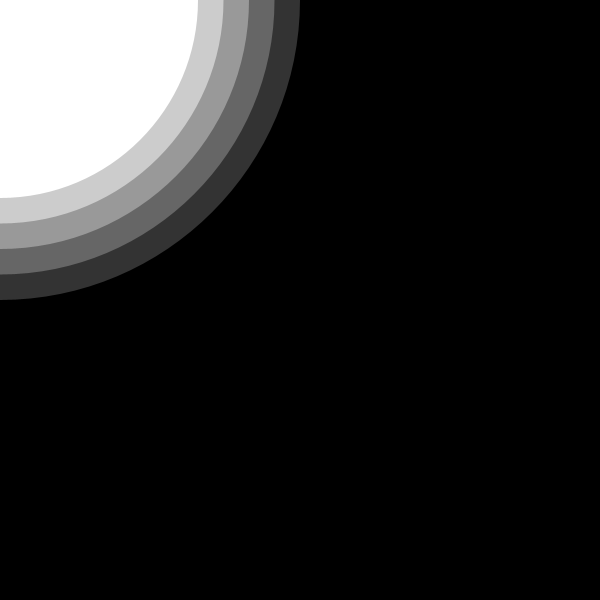
Frame 1 (no input)
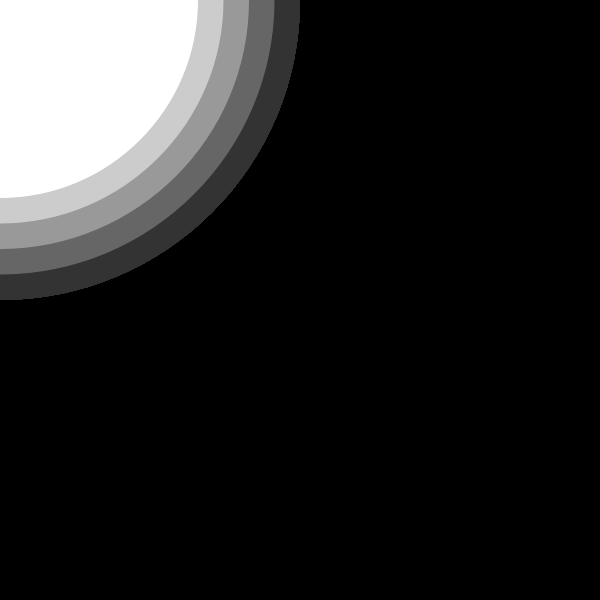
Frame 60 (the mouse pressed at the canvas centre just before this capture)
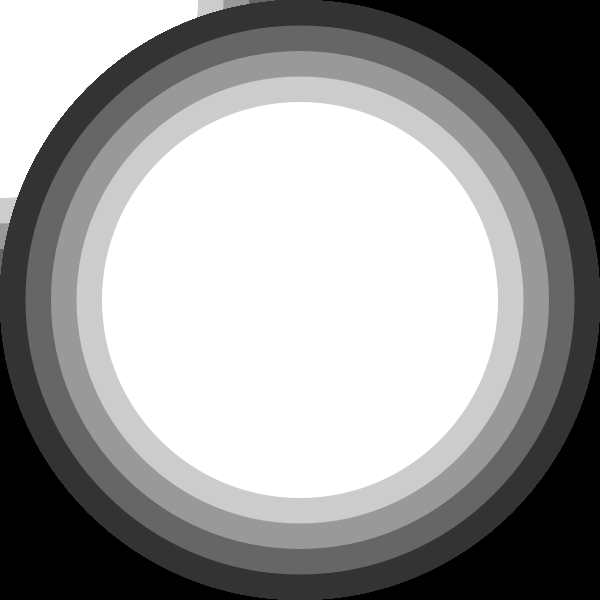
Frame 120 (the mouse held since frame 60 and released just before this capture)

The Processing sketch that drew these frames (run headless with seeded random() and noise(); from frame 60 on, the mouse is pressed at the canvas centre):

// Processing sketch: processing_29483
// ── processing_29483.pde

int xpos;
int ypos;
int interval;
int gradientWidth, gradientHeight;
float S;
float Y;
float O;
// medida
void setup() {
size(600,600);
background(0);
smooth();
 }
 
 void draw () {
   
      S = random (255);
      Y = random (255);
      O = random (255);
// define variable values
interval = 255/5;
// radial width/height
gradientWidth = gradientHeight = width;
//radial center pt
xpos = mouseX;
ypos = mouseY;
noStroke();
//create ellipses
fill(interval);
ellipse(xpos, ypos, gradientWidth, gradientHeight);
fill(interval*2);
ellipse(xpos, ypos, gradientWidth-interval, gradientHeight-interval);
fill(interval*3);
ellipse(xpos, ypos, gradientWidth-interval*2,gradientHeight-interval*2);
fill(interval*4);
ellipse(xpos, ypos, gradientWidth-interval*3,gradientHeight-interval*3);
fill(interval*5);
ellipse(xpos, ypos, gradientWidth-interval*4,gradientHeight-interval*4);
 }


void mousePressed(){

  background(S,Y,O);
   }
